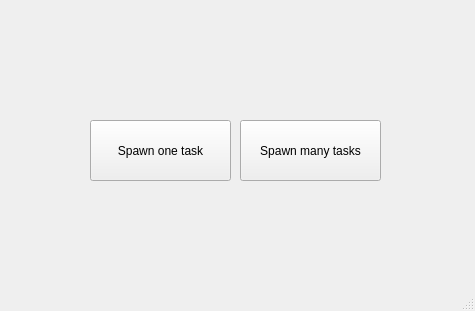
<?xml version="1.0" encoding="UTF-8"?>
<ui version="4.0">
 <class>MainWindow</class>
 <widget class="QMainWindow" name="MainWindow">
  <property name="geometry">
   <rect>
    <x>0</x>
    <y>0</y>
    <width>475</width>
    <height>311</height>
   </rect>
  </property>
  <property name="windowTitle">
   <string>MainWindow</string>
  </property>
  <widget class="QWidget" name="centralwidget">
   <widget class="QPushButton" name="pushButton">
    <property name="geometry">
     <rect>
      <x>90</x>
      <y>120</y>
      <width>141</width>
      <height>61</height>
     </rect>
    </property>
    <property name="text">
     <string>Spawn one task</string>
    </property>
   </widget>
   <widget class="QPushButton" name="pushButton_2">
    <property name="geometry">
     <rect>
      <x>240</x>
      <y>120</y>
      <width>141</width>
      <height>61</height>
     </rect>
    </property>
    <property name="text">
     <string>Spawn many tasks</string>
    </property>
   </widget>
  </widget>
  <widget class="QMenuBar" name="menubar">
   <property name="geometry">
    <rect>
     <x>0</x>
     <y>0</y>
     <width>475</width>
     <height>22</height>
    </rect>
   </property>
  </widget>
  <widget class="QStatusBar" name="statusbar"/>
 </widget>
 <resources/>
 <connections/>
</ui>
